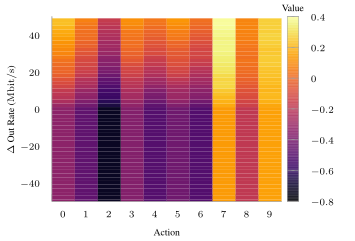

Source code (gnuplot):
set terminal tikz standalone color size 9cm,6cm font '\scriptsize' preamble '\usepackage{microtype} \usepackage{times} \usepackage[T1]{fontenc} \usepackage[binary-units, per-mode=symbol]{siunitx}\sisetup{detect-all}' createstyle
set output "policy-8-tcp-f7-mean.tex"

#load "parula.pal"
load "inferno.pal"

set style line 102 lc rgb '#a0a0a0' lt 1 lw 1
#set style boxplot outliers pointtype 7
#set style data boxplot
set border ls 102
set colorbox border 102
set key textcolor rgb "black"
set tics textcolor rgb "black"
set label textcolor rgb "black"

set border 3
set grid y
set xtics nomirror
set xtics offset 1.5,0
set xtics (0, 1, 2, 3, 4, 5, 6, 7, 8, 9)
set ytics nomirror

set datafile separator ","

set xlabel "Action"
set ylabel "$\\Delta$ Out Rate ($\\si{\\mega\\bit\\per\\second}$)"
set label "Value" at graph 0.98,1.05

set yrange [-50.0:50.0]
set xrange [0.0:10.0]
#set key inside bottom right

#set lmargin at screen 0.05;
#set rmargin at screen 1.1;
#set bmargin at screen 0.1;
#set tmargin at screen 0.95;

#set log cb

xs(x) = x - .5
ys(y) = y * (100.0 / 50.0) - 50.0

plot '../results/tcp-action-f7-8-mean-p.csv' matrix u (xs($1)):(ys($2)):3 every ::1 with image pixels notitle

set out
